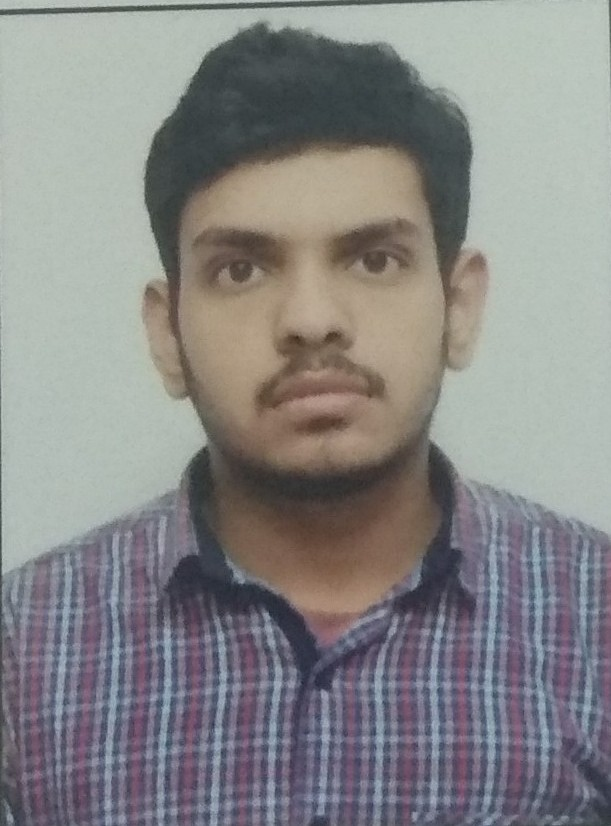
#> input picture Assignment_1/vj.jpg, 611 x 826 px, found by its file name
$ python assign1_gray.py
#> lines starting #> are read from the running program, lines starting #| are printed output that depends on the picture
# Assignment 1 : Convert image to grayscale without built-in function

import cv2
import numpy as np

img = cv2.imread("C:\\Users\\Lenovo\\Documents\\6th_sem\\Digital_IP\\vj.jpg")
#> img is the input picture: shape (826, 611, 3); mean B, G, R 134.6, 135, 135.4
print(np.shape(img))
#| (826, 611, 3)
print(type(img[0][0][0]))
#| <class 'numpy.uint8'>
#shape [826, 611, 3]
gray = np.zeros([826, 611], dtype=np.uint8)
for i in range(0,826):
    for j in range(0, 611):
        s = 0
        for k in range(0,3):
            s += img[i][j][k]
        gray[i][j] = s/3
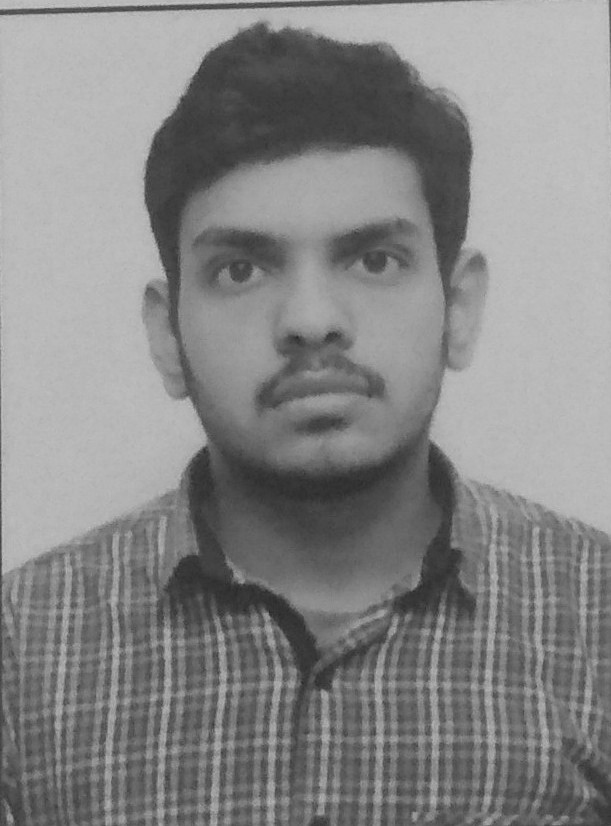
#> gray: shape (826, 611); min 38, max 199, mean 134.7

cv2.imwrite('vj_gray.jpg',gray)
cv2.waitKey(0)
cv2.destroyAllWindows()
